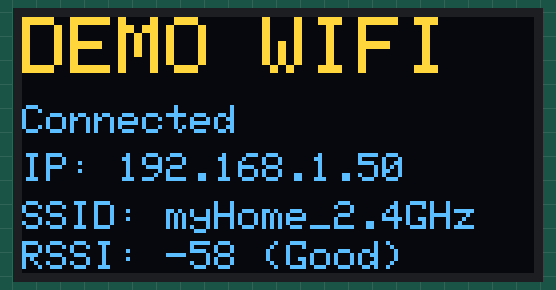
Simulated run of this sketch. Board: ESP32. On the bench: 128×64 one-colour display. The OLED is the two-colour kind (top 16 rows yellow); WiFi joins after 1.5 s; servers stay silent unless stated; what the sketch prints to the serial monitor is not drawn.

Above: at 1.7 s.

The sketch:

Lab7_WiFi.ino
```cpp
/* ============================================================================
 *  Lab7 : เชื่อมต่อ WiFi และแสดง IP Address บนจอ OLED
 *  Board : ESP32 Devkit V2
 * ----------------------------------------------------------------------------
 *  ผลลัพธ์บนจอ
 *      DEMO WIFI
 *      Connected
 *      IP: 192.168.1.45
 *      SSID: MyNetwork
 *      RSSI: -62 dBm (Good)
 *
 *  ไลบรารี WiFi.h มาพร้อม ESP32 Board Package อยู่แล้ว ไม่ต้องติดตั้งเพิ่ม
 *  ส่วนจอ OLED ใช้ Adafruit SSD1306 + Adafruit GFX (ติดตั้งไว้แล้วตั้งแต่ Lab4)
 *
 *  !! สำคัญที่สุด !!  ESP32 รองรับเฉพาะ WiFi ย่านความถี่ 2.4 GHz เท่านั้น
 *  ต่อกับเราเตอร์ย่าน 5 GHz ไม่ได้เด็ดขาด เป็นสาเหตุอันดับ 1 ที่ต่อไม่ติด
 *  ถ้าเราเตอร์รวม 2 ย่านไว้ในชื่อเดียวกัน อาจต้องแยกชื่อ SSID ของย่าน 2.4 GHz ออกมา
 * ==========================================================================*/

#include <WiFi.h>
#include <Wire.h>
#include <Adafruit_GFX.h>
#include <Adafruit_SSD1306.h>
#include "pins_config.h"

Adafruit_SSD1306 oled(OLED_WIDTH, OLED_HEIGHT, &Wire, -1);


// ======================== ค่าที่ต้องแก้ก่อนใช้งาน ==========================
const char *WIFI_SSID = "myHome_2.4GHz";
const char *WIFI_PASS = "0939391546";

/* ข้อควรระวังเรื่องความปลอดภัย
 * การเขียนรหัสผ่านลงในโค้ดตรง ๆ เหมาะกับการเรียนรู้และการทดสอบเท่านั้น
 * ห้ามอัปโหลดไฟล์นี้ขึ้น GitHub หรือส่งต่อให้คนอื่นโดยไม่ลบรหัสผ่านออกก่อน
 * ในงานจริงควรเก็บลง NVS/Preferences หรือใช้ WiFiManager ตั้งค่าผ่านหน้าเว็บแทน
 */

constexpr uint32_t WIFI_TIMEOUT_MS = 20000;   // รอเชื่อมต่อนานสุดกี่ ms
constexpr uint32_t CHECK_INTERVAL  = 5000;    // ตรวจสถานะการเชื่อมต่อทุกกี่ ms


// ============================== ฟังก์ชันช่วย ==============================
// แปลงค่าความแรงสัญญาณเป็นคำอธิบายที่อ่านเข้าใจง่าย
const char *rssiQuality(int32_t rssi) {
  if (rssi >= -50) return "Excellent";
  if (rssi >= -60) return "Good";
  if (rssi >= -70) return "Fair";
  if (rssi >= -80) return "Weak";
  return "Very Weak";
}

// แปลงรหัสสถานะของ WiFi เป็นสาเหตุที่อ่านรู้เรื่อง ใช้ตอนต่อไม่ติด
const char *wifiStatusText(wl_status_t s) {
  switch (s) {
    case WL_CONNECTED:       return "เชื่อมต่อสำเร็จ";
    case WL_NO_SSID_AVAIL:   return "ไม่พบชื่อ WiFi นี้ (ตรวจชื่อ หรืออาจเป็นย่าน 5GHz)";
    case WL_CONNECT_FAILED:  return "รหัสผ่านไม่ถูกต้อง";
    case WL_CONNECTION_LOST: return "สัญญาณหลุด";
    case WL_DISCONNECTED:    return "ยังไม่ได้เชื่อมต่อ";
    case WL_IDLE_STATUS:     return "กำลังรอ";
    default:                 return "ไม่ทราบสาเหตุ";
  }
}


// ============================== การแสดงผลบนจอ =============================
/* วาดหน้าจอทั้งหมดในฟังก์ชันเดียว
 * status = ข้อความบรรทัดที่ 2 เช่น "Connected" / "Connecting" / "Failed" */
void drawScreen(const char *status, bool showDetail) {
  oled.clearDisplay();

  // ---- หัวข้อตัวใหญ่ ----
  oled.setTextSize(2);
  oled.setCursor(0, 0);
  oled.println("DEMO WIFI");

  // ---- สถานะ ----
  oled.setTextSize(1);
  oled.setCursor(0, 22);
  oled.println(status);

  if (showDetail) {
    // ---- IP Address : ข้อมูลสำคัญที่สุดของ Lab นี้ ----
    oled.setCursor(0, 34);
    oled.printf("IP: %s", WiFi.localIP().toString().c_str());

    // ---- ชื่อเครือข่ายและความแรงสัญญาณ ----
    oled.setCursor(0, 46);
    oled.printf("SSID: %s", WIFI_SSID);

    int32_t rssi = WiFi.RSSI();
    oled.setCursor(0, 56);
    oled.printf("RSSI: %d (%s)", rssi, rssiQuality(rssi));
  }

  oled.display();     // สำคัญ! ต้องเรียกจอถึงจะอัปเดต
}


// ================================ SETUP ===================================
void setup() {
  Serial.begin(115200);

  // ---------- เริ่มต้นจอ ----------
  Wire.begin(I2C_SDA, I2C_SCL);
  if (!oled.begin(SSD1306_SWITCHCAPVCC, OLED_ADDR)) {
    Serial.println("ไม่พบจอ OLED - จะแสดงผลทาง Serial อย่างเดียว");
  }
  oled.setTextColor(SSD1306_WHITE);

  /* ปิดการตัดบรรทัดอัตโนมัติ
   * ถ้าชื่อ SSID ยาวเกินความกว้างจอ ค่าเริ่มต้นจะขึ้นบรรทัดใหม่ให้
   * ซึ่งจะไปทับบรรทัด RSSI ด้านล่าง ปิดไว้แล้วให้ตัดตกขอบจอไปเลยอ่านง่ายกว่า */
  oled.setTextWrap(false);

  Serial.println("\n===========================================");
  Serial.println("  Lab7 : เชื่อมต่อ WiFi");
  Serial.println("===========================================");
  Serial.printf ("  SSID : %s\n", WIFI_SSID);
  Serial.println("-------------------------------------------");

  // ---------- เริ่มเชื่อมต่อ WiFi ----------
  /* WiFi.mode(WIFI_STA) สำคัญมาก
   * STA = Station คือโหมดที่ ESP32 เป็น "ลูกข่าย" ไปเกาะเราเตอร์
   * ถ้าไม่กำหนด ESP32 อาจเปิดโหมด AP (ปล่อยสัญญาณเอง) ค้างไว้ด้วย
   * ซึ่งกินไฟเพิ่มโดยเปล่าประโยชน์ และทำให้การเชื่อมต่อไม่นิ่ง */
  WiFi.mode(WIFI_STA);
  WiFi.begin(WIFI_SSID, WIFI_PASS);

  drawScreen("Connecting...", false);
  Serial.print("กำลังเชื่อมต่อ");

  uint32_t startAt = millis();
  uint8_t  dots    = 0;

  while (WiFi.status() != WL_CONNECTED &&
         millis() - startAt < WIFI_TIMEOUT_MS) {
    delay(500);
    Serial.print(".");

    // แสดงจุดวิ่งบนจอ ให้รู้ว่าระบบยังทำงานอยู่ ไม่ได้ค้าง
    dots = (dots + 1) % 4;
    char buf[20] = "Connecting";
    for (uint8_t i = 0; i < dots; i++) strcat(buf, ".");
    drawScreen(buf, false);
  }
  Serial.println();

  // ---------- ตรวจผลลัพธ์ ----------
  if (WiFi.status() == WL_CONNECTED) {
    drawScreen("Connected", true);

    Serial.println("  เชื่อมต่อสำเร็จ");
    Serial.printf ("  IP Address : %s\n", WiFi.localIP().toString().c_str());
    Serial.printf ("  Gateway    : %s\n", WiFi.gatewayIP().toString().c_str());
    Serial.printf ("  Subnet     : %s\n", WiFi.subnetMask().toString().c_str());
    Serial.printf ("  MAC        : %s\n", WiFi.macAddress().c_str());
    Serial.printf ("  RSSI       : %d dBm (%s)\n", WiFi.RSSI(), rssiQuality(WiFi.RSSI()));
    Serial.println("===========================================");
    Serial.println("  ลอง ping IP นี้จากคอมพิวเตอร์ในวงเดียวกันได้เลย");
  } else {
    drawScreen("Failed!", false);

    Serial.println("  เชื่อมต่อไม่สำเร็จ");
    Serial.printf ("  สาเหตุ : %s\n", wifiStatusText(WiFi.status()));
    Serial.println("-------------------------------------------");
    Serial.println("  สิ่งที่ควรตรวจ");
    Serial.println("   1. เราเตอร์ต้องเป็นย่าน 2.4 GHz (ESP32 ไม่รองรับ 5 GHz)");
    Serial.println("   2. ชื่อ SSID และรหัสผ่านสะกดถูกต้อง ตัวพิมพ์เล็ก-ใหญ่มีผล");
    Serial.println("   3. สัญญาณแรงพอ ลองย้ายบอร์ดเข้าใกล้เราเตอร์");
    Serial.println("===========================================");
  }
}


// ================================= LOOP ===================================
uint32_t checkAt      = 0;
bool     wasConnected = false;

void loop() {
  uint32_t now = millis();

  if (now - checkAt < CHECK_INTERVAL) return;
  checkAt = now;

  bool isConnected = (WiFi.status() == WL_CONNECTED);

  // ---- เพิ่งหลุดการเชื่อมต่อ ----
  if (wasConnected && !isConnected) {
    Serial.println("!! WiFi หลุด - กำลังเชื่อมต่อใหม่");
    drawScreen("Reconnecting", false);
    WiFi.reconnect();
  }

  // ---- เพิ่งกลับมาเชื่อมต่อได้ ----
  if (!wasConnected && isConnected) {
    Serial.printf(">> เชื่อมต่อกลับมาแล้ว IP: %s\n",
                  WiFi.localIP().toString().c_str());
  }

  // ---- ปกติดี : อัปเดตค่าความแรงสัญญาณบนจอ ----
  if (isConnected) {
    drawScreen("Connected", true);
  }

  wasConnected = isConnected;
}
```

pins_config.h
```cpp
#pragma once
// ---------- Onboard ----------
#define LED_PIN       2

// ---------- Relay Output (Active LOW) ----------
#define RELAY1_PIN   17
#define RELAY2_PIN   16
#define RELAY3_PIN    4

#define RELAY_ON     LOW
#define RELAY_OFF    HIGH

// ---------- Push Button (Active LOW) ----------
// บอร์ดมี R pull-up 10k ภายนอกให้แล้วทั้ง 3 ตัว จึงใช้ pinMode(pin, INPUT) เฉยๆ
#define SW1_PIN      34   // input-only : ใส่ INPUT_PULLUP ไม่ได้ (ไม่มี pull-up ภายใน)
#define SW2_PIN      35   // input-only : ใส่ INPUT_PULLUP ไม่ได้ (ไม่มี pull-up ภายใน)
#define SW3_PIN      32   // ขาปกติ : มี pull-up ภายในให้ใช้ แต่บอร์ดมีภายนอกแล้วจึงไม่ต้อง

// ---------- Opto-isolated Input (Active LOW) ----------
#define ISO1_PIN     33   // เทอร์มินัล IN1
#define ISO2_PIN     27   // เทอร์มินัล IN2

// ---------- Sensor ----------
#define DHT_PIN      15
#define DHT_TYPE     DHT11   // เปลี่ยนเป็น DHT22 ถ้าใช้รุ่น 22

// ---------- LDR : ใช้เป็น Digital Input เท่านั้น ----------
// GPIO14 เป็น ADC2 ซึ่ง WiFi ยึดไปใช้ -> analogRead() ใช้ไม่ได้เมื่อเปิด WiFi
#define LDR_PIN      14
#define LDR_DARK     HIGH    // สถานะตอน "มืด" : ยังไม่ยืนยัน ต้องทดสอบขั้วก่อนใช้งานจริง
#define LDR_STABLE_MS 3000   // ต้องนิ่งกี่ ms ถึงจะยอมรับว่าเปลี่ยนสถานะจริง

// ---------- I2C OLED ----------
#define I2C_SDA      21
#define I2C_SCL      22
#define OLED_ADDR    0x3C
#define OLED_WIDTH  128
#define OLED_HEIGHT  64

// ---------- RS485 (ใช้ Serial0 — ชนกับ USB debug) ----------
#define RS485_SERIAL Serial
#define RS485_BAUD   9600
```
